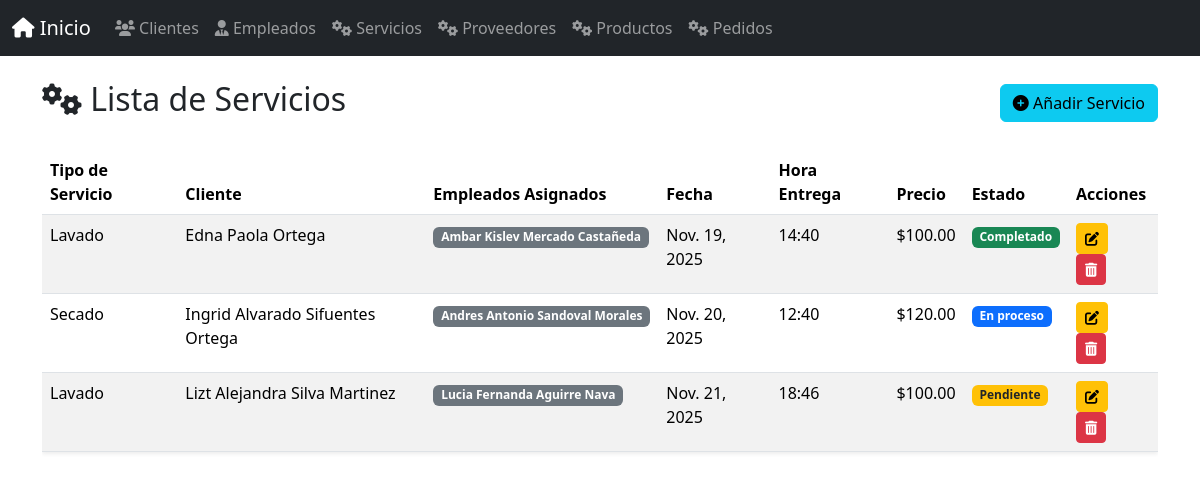
The app's page /servicios/ with its own data.
### app_lavanderia/models.py (models this page shows, shortened)
class Servicio(models.Model):
    cliente = models.ForeignKey(Cliente, on_delete=models.CASCADE, related_name='servicios')
    tipo_servicio = models.CharField(max_length=100)
    fecha_servicio = models.DateField()
    hora_entrega = models.TimeField()
    descripcion = models.TextField()
    precio = models.DecimalField(max_digits=8, decimal_places=2)
    estado = models.CharField(
        max_length=50,
        choices=[
            ('Pendiente', 'Pendiente'),
            ('En proceso', 'En proceso'),
            ('Completado', 'Completado')
        ],
        default='Pendiente'
    )
    forma_pago = models.CharField(max_length=50, default='Efectivo')

class Cliente(models.Model):
    nombre = models.CharField(max_length=100)
    apellido = models.CharField(max_length=100)
    telefono = models.CharField(max_length=15)
    correo = models.EmailField()
    direccion = models.CharField(max_length=200)
    fecha_registro = models.DateField(auto_now_add=True)
    notas = models.TextField(blank=True, null=True)

class Empleado(models.Model):
    nombre = models.CharField(max_length=100)
    apellido = models.CharField(max_length=100)
    puesto = models.CharField(max_length=100)
    telefono = models.CharField(max_length=15)
    correo = models.EmailField()
    fecha_contratacion = models.DateField()
    salario = models.DecimalField(max_digits=8, decimal_places=2)
    servicios = models.ManyToManyField('Servicio', related_name='empleados')

### app_lavanderia/views.py (the view)
# urls.py: path('servicios/', views.ver_servicios, name='ver_servicios'), # <--- ESTA ES LA CLAVE
def ver_servicios(request):
    servicios = Servicio.objects.all().select_related('cliente').prefetch_related('empleados')
    return render(request, 'servicio/ver_servicios.html', {'servicios': servicios})

### app_lavanderia/templates/servicio/ver_servicios.html (shortened to what this page needs)
{% extends 'base.html' %}
{% block content %}
<div class="d-flex justify-content-between align-items-center mb-4">
    <h2><i class="fas fa-cogs"></i> Lista de Servicios</h2>
    <a href="{% url 'agregar_servicio' %}" class="btn btn-info">
        <i class="fas fa-plus-circle"></i> Añadir Servicio
    </a>
</div>
{% if servicios %}
<div class="table-responsive">
    <table class="table table-striped table-hover shadow-sm">
        <thead class="bg-dark text-white">
            <tr>
                <th>Tipo de Servicio</th>
                <th>Cliente</th>
                <th>Empleados Asignados</th>
                <th>Fecha</th>
                <th>Hora Entrega</th>
                <th>Precio</th>
                <th>Estado</th>
                <th>Acciones</th>
            </tr>
        </thead>
        <tbody>
            {% for servicio in servicios %}
            <tr>
                <td>{{ servicio.tipo_servicio }}</td>
                <td>{{ servicio.cliente.nombre }} {{ servicio.cliente.apellido }}</td>
                <td>
                    {% for empleado in servicio.empleados.all %}
                        <span class="badge bg-secondary">{{ empleado.nombre }} {{ empleado.apellido }}</span>
                    {% empty %}
                        <span class="badge bg-warning text-dark">Sin Asignar</span>
                    {% endfor %}
                </td>
                <td>{{ servicio.fecha_servicio }}</td>
                <td>{{ servicio.hora_entrega|time:"H:i" }}</td>
                <td>${{ servicio.precio|floatformat:2 }}</td>
                <td>
                    {% if servicio.estado == 'Completado' %}
                        <span class="badge bg-success">{{ servicio.estado }}</span>
                    {% elif servicio.estado == 'En proceso' %}
                        <span class="badge bg-primary">{{ servicio.estado }}</span>
                    {% else %}
                        <span class="badge bg-warning text-dark">{{ servicio.estado }}</span>
                    {% endif %}
                </td>
                <td>
                    <a href="{% url 'actualizar_servicio' servicio.id %}" class="btn btn-warning btn-sm me-2" title="Actualizar">
                        <i class="fas fa-edit"></i>
                    </a>
                    <a href="{% url 'borrar_servicio' servicio.id %}" class="btn btn-danger btn-sm" title="Borrar">
                        <i class="fas fa-trash-alt"></i>
                    </a>
                </td>
            </tr>
            {% endfor %}
        </tbody>
    </table>
</div>
{% endif %}
{% endblock %}

### app_lavanderia/templates/base.html (shortened to what this page needs)
<!DOCTYPE html>
<html lang="es">
<head>
    <link href="https://cdn.jsdelivr.net/npm/bootstrap@5.3.3/dist/css/bootstrap.min.css" rel="stylesheet">
    <link rel="stylesheet" href="https://cdnjs.cloudflare.com/ajax/libs/font-awesome/6.0.0-beta3/css/all.min.css" />
</head>
<body>
    {% include 'navbar.html' %}
    <div class="container mt-4">
        {% block content %}{% endblock %}
    </div>
</body>
</html>

### app_lavanderia/templates/navbar.html (shortened to what this page needs)
<nav class="navbar navbar-expand-lg navbar-dark bg-dark">
    <div class="container-fluid">
        <a class="navbar-brand" href="{% url 'inicio_lavanderia' %}">
            <i class="fas fa-home"></i> Inicio
        </a>
        <div class="collapse navbar-collapse" id="navbarNav">
            <ul class="navbar-nav me-auto mb-2 mb-lg-0">
                <li class="nav-item">
                    <a class="nav-link" href="{% url 'ver_clientes' %}">
                        <i class="fas fa-users"></i> Clientes
                    </a>
                </li>
                <li class="nav-item">
                    <a class="nav-link" href="{% url 'ver_empleados' %}">
                        <i class="fas fa-user-tie"></i> Empleados
                    </a>
                </li>
                <li class="nav-item">
                    <a class="nav-link" href="{% url 'ver_servicios' %}">
                        <i class="fas fa-cogs"></i> Servicios
                    </a>
                </li>
                <li class="nav-item">
                    <a class="nav-link" href="{% url 'ver_proveedores' %}">
                        <i class="fas fa-cogs"></i> Proveedores
                    </a>
                </li>
                <li class="nav-item">
                    <a class="nav-link" href="{% url 'ver_productos' %}">
                        <i class="fas fa-cogs"></i> Productos
                    </a>
                </li>
                <li class="nav-item">
                    <a class="nav-link" href="{% url 'ver_pedidos' %}">
                        <i class="fas fa-cogs"></i> Pedidos
                    </a>
                </li>
            </ul>
        </div>
    </div>
</nav>

### records on screen
Servicio: tipo_servicio "Lavado", cliente.nombre "Edna Paola", cliente.apellido "Ortega", fecha_servicio "Nov. 19, 2025", hora_entrega "14:40", precio "100.00", estado "Completado"
Empleado: nombre "Ambar Kislev", apellido "Mercado Castañeda"
Servicio: tipo_servicio "Secado", cliente.nombre "Ingrid Alvarado Sifuentes", cliente.apellido "Ortega", fecha_servicio "Nov. 20, 2025", hora_entrega "12:40", precio "120.00", estado "En proceso"
Empleado: nombre "Andres Antonio", apellido "Sandoval Morales"
Servicio: tipo_servicio "Lavado", cliente.nombre "Lizt Alejandra", cliente.apellido "Silva Martinez", fecha_servicio "Nov. 21, 2025", hora_entrega "18:46", precio "100.00", estado "Pendiente"
Empleado: nombre "Lucia Fernanda", apellido "Aguirre Nava"
